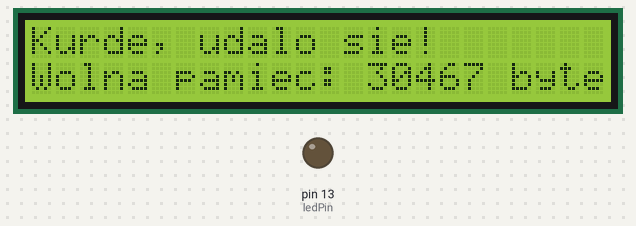
A sketch run on a simulated Arduino Uno, built with avr-gcc and run on an emulated ATmega328P. Parts: 24×2 character LCD, output pins drawn as LEDs (lit = HIGH). Dashed ring = blinking.

Above: at 0.2 s.
At 2.2 s:
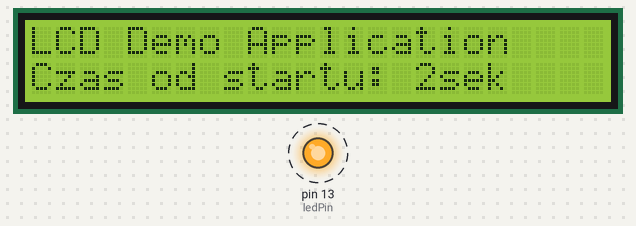
At 18.2 s:
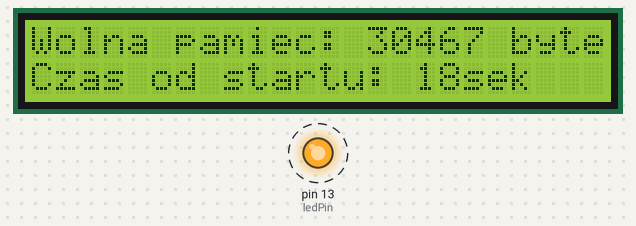
At 39.1 s:
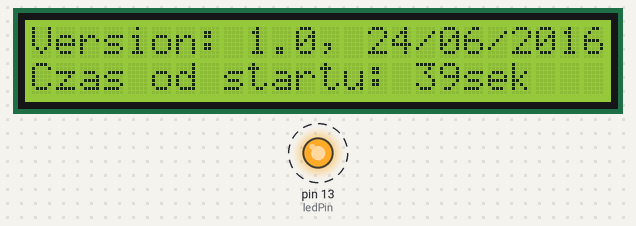
Timing chart, 0 to 40.0 s (numbered marks = the images above):
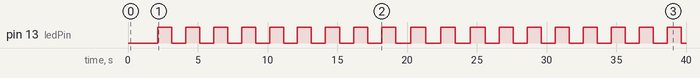

The sketch:

LcdDemo.ino
```cpp
#include <LiquidCrystal.h>
#include "MemoryFree.h"

// constants won't change. Used here to set a pin number :
// the number of the LED pin
const int ledPin = 13;

// Variables will change :
// ledState used to set the LED
int ledState = LOW;

// Generally, you should use "unsigned long" for variables that hold time
// The value will quickly become too large for an int to store
// will store last time LED was updated
unsigned long previousMillis = 0;

// constants won't change :
// interval at which to blink (milliseconds)
const long interval = 1000;

unsigned short counter = 0;
unsigned short state = 0;

const unsigned short DisplayWidth = 24;

// initialize the library with the numbers of the interface pins
LiquidCrystal lcd(8, 9, 10, 0, 1, 2, 3, 4, 5, 6, 7);
//LiquidCrystal lcd(8, 9, 10, 4, 5, 6, 7);
void setup() {
	// set the digital pin as output:
	pinMode(ledPin, OUTPUT);

	// set up the LCD's number of columns and rows:
	lcd.begin(DisplayWidth, 2);
	delay(50);

	// Print a message to the LCD.
	DisplayMessage(1, "Kurde, udalo sie!");
	DisplayFreeMemory(2);

	delay(2000);
	lcd.clear();
}


void loop() {

	// here is where you'd put code that needs to be running all the time.

	//
	unsigned long startProcessingTime = millis();

	// Max number of states used to display messages in line 1
	const int MaxMessagingState = 4;

	switch (state)
	{
	case 0:
		DisplayMessage(1, "LCD Demo Application");
		break;
	case 1:
		DisplayMessage(1, "Version: 1.0, 24/06/2016");
		break;
	case 2:
		DisplayFreeMemory(1);
		break;
	case 3:
		DisplayProcessingTime(1, startProcessingTime);
		break;

	default:
		DisplayMessage(1, "Fajnie dziala...   :-)");
		break;
	}

	DisplayWorkingTime(2);

	BlinkLed(MaxMessagingState);
}


// check to see if it's time to blink the LED; that is, if the
// difference between the current time and last time you blinked
// the LED is bigger than the interval at which you want to
// blink the LED.
void BlinkLed(int maxMessagingState)
{
	unsigned long currentMillis = millis();

	if (currentMillis - previousMillis >= interval) {
		// save the last time you blinked the LED
		previousMillis = currentMillis;

		// if the LED is off turn it on and vice-versa:
		if (ledState == LOW)
		{
			ledState = HIGH;
		}
		else
		{
			ledState = LOW;
		}

		// set the LED with the ledState of the variable:
		digitalWrite(ledPin, ledState);

		RefreshDisplayMode(maxMessagingState);
	}
}


// Display a message with time since reset.
// lineNumber can be 1 or 2
void DisplayWorkingTime(int lineNumber)
{
	String labelText = String("Czas od startu: ");
	String unitText = String("sek");
	String valueText = String();

	// print the number of seconds since reset:
	unsigned int seconds = millis() / 1000;
	if (seconds < 60)
	{
		valueText = labelText + seconds + unitText;
	}
	else
	{
		unsigned int mins = seconds / 60;
		unsigned int sek = seconds - mins * 60;

		if (sek < 10)
		{
			valueText = labelText + mins + ".0" + sek + "min";
		}
		else
		{
			valueText = labelText + mins + "." + sek + "min";
		}
	}

	DisplayMessage(lineNumber, valueText);
}


// Display Core Processing Time
void DisplayProcessingTime(int lineNumber, unsigned long startTime)
{
	String labelText = String("Czas wykonania: ");
	String unitText = String("ms");
	String valueText = String();

	unsigned long endTime = millis();
	unsigned long value = endTime - startTime;

	valueText = labelText + value + unitText;

	DisplayMessage(lineNumber, valueText);

	// Add a short delay to see fast changing value
	delay(100);
}


// Display Free Memory message
void DisplayFreeMemory(int lineNumber)
{
	String labelText = String("Wolna pamiec: ");
	String unitText = String(" bytes");
	String valueText = String();

	valueText = labelText + freeMemory() + unitText;

	DisplayMessage(lineNumber, valueText);
}


void RefreshDisplayMode(int maxMessagingState)
{
	if (++counter > 5)
	{
		counter = 0;
		if (++state > maxMessagingState)
		{
			state = 0;
		}
	}
}


// Display text message
void DisplayMessage(int lineNumber, String message)
{
	lcd.setCursor(0, lineNumber == 1 ? 0 : 1);

	lcd.print(message);
	for (int i = message.length(); i < DisplayWidth; i++)
	{
		lcd.print(" ");
	}
}
```

MemoryFree.cpp
```cpp
#if (ARDUINO >= 100)
#include <Arduino.h>
#else
#include <WProgram.h>
#endif

extern unsigned int __heap_start;
extern void *__brkval;

/*
* The free list structure as maintained by the
* avr-libc memory allocation routines.
*/
struct __freelist
{
	size_t sz;
	struct __freelist *nx;
};

/* The head of the free list structure */
extern struct __freelist *__flp;

#include "MemoryFree.h"

/* Calculates the size of the free list */
int freeListSize()
{
	struct __freelist* current;
	int total = 0;
	for (current = __flp; current; current = current->nx)
	{
		total += 2; /* Add two bytes for the memory block's header  */
		total += (int)current->sz;
	}

	return total;
}

int freeMemory()
{
	int free_memory;
	if ((int)__brkval == 0)
	{
		free_memory = ((int)&free_memory) - ((int)&__heap_start);
	}
	else
	{
		free_memory = ((int)&free_memory) - ((int)__brkval);
		free_memory += freeListSize();
	}
	return free_memory;
}
```

MemoryFree.h
```cpp
// MemoryFree library based on code posted here:
// http://www.arduino.cc/cgi-bin/yabb2/YaBB.pl?num=1213583720/15
// Extended by Matthew Murdoch to include walking of the free list.

#ifndef	MEMORY_FREE_H
#define MEMORY_FREE_H

#ifdef __cplusplus
extern "C" {
#endif

	int freeMemory();

#ifdef  __cplusplus
}
#endif

#endif
```

Measured:
- by itself, pin 13 (ledPin): alternates HIGH for 1.0 s and LOW for 1.0 s
- what the display in image 0 shows lasts 2.0 s, from 0.1 s to 2.1 s
- what the display in image 1 shows lasts 0.9 s, from 2.1 s to 3.0 s
